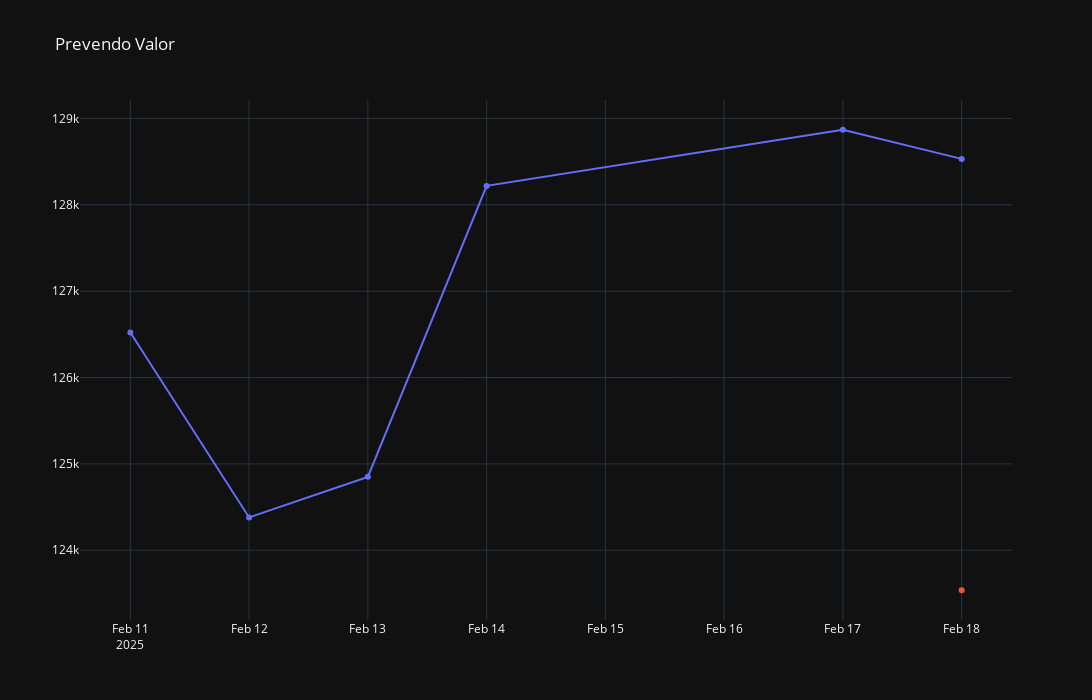

Notebook code cell kept with this figure:
### Code cell
# Definir parâmetros
previsao_dias = 45

# Preparar dados de treino e teste
treino, teste, df_treino_mms, x_treino, y_treino, normalize = prepare_data(df, previsao_dias)

# Construir o modelo LSTM
modelo_v2 = build_lstm_model(input_shape=(x_treino.shape[1], 1), unit=50, drop=0.3)

# Treinar o modelo
modelo_v2 = train_lstm_model(modelo_v2, x_treino, y_treino, epoch=25)

# Preparar dados de teste
x_teste2 = prepare_test_data(df, treino, teste, previsao_dias, normalize)

# Gerar previsões e calcular o MAPE
y_real = teste['y'].values  # Valores reais para o cálculo do MAPE
previsoes = generate_forecast(modelo_v2, x_teste2, normalize, y_real)

# Gerar o gráfico com os dados históricos e previsões
generate_plot(df, previsoes, start_date='2025-02-11', forecast_start='2025-02-18')

### Figure 1 — Plotly figure (JSON) as saved in the notebook; plotly's stock layout.template omitted (floating-point values rounded to 4 significant figures)
{"data": [{"type": "scatter", "x": ["2025-02-11T00:00:00.000000000", "2025-02-12T00:00:00.000000000", "2025-02-13T00:00:00.000000000", "2025-02-14T00:00:00.000000000", "2025-02-17T00:00:00.000000000", "2025-02-18T00:00:00.000000000"], "xaxis": "x", "y": [126522, 124380, 124850, 128219, 128869, 128500.0], "yaxis": "y"}, {"type": "scatter", "x": ["2025-02-18T00:00:00"], "xaxis": "x", "y": [123500.0], "yaxis": "y"}], "layout": {"height": 700, "showlegend": false, "title": {"text": "Prevendo Valor"}, "width": 1500, "xaxis": {"anchor": "y", "domain": [0, 1]}, "yaxis": {"anchor": "x", "domain": [0, 1]}}}
